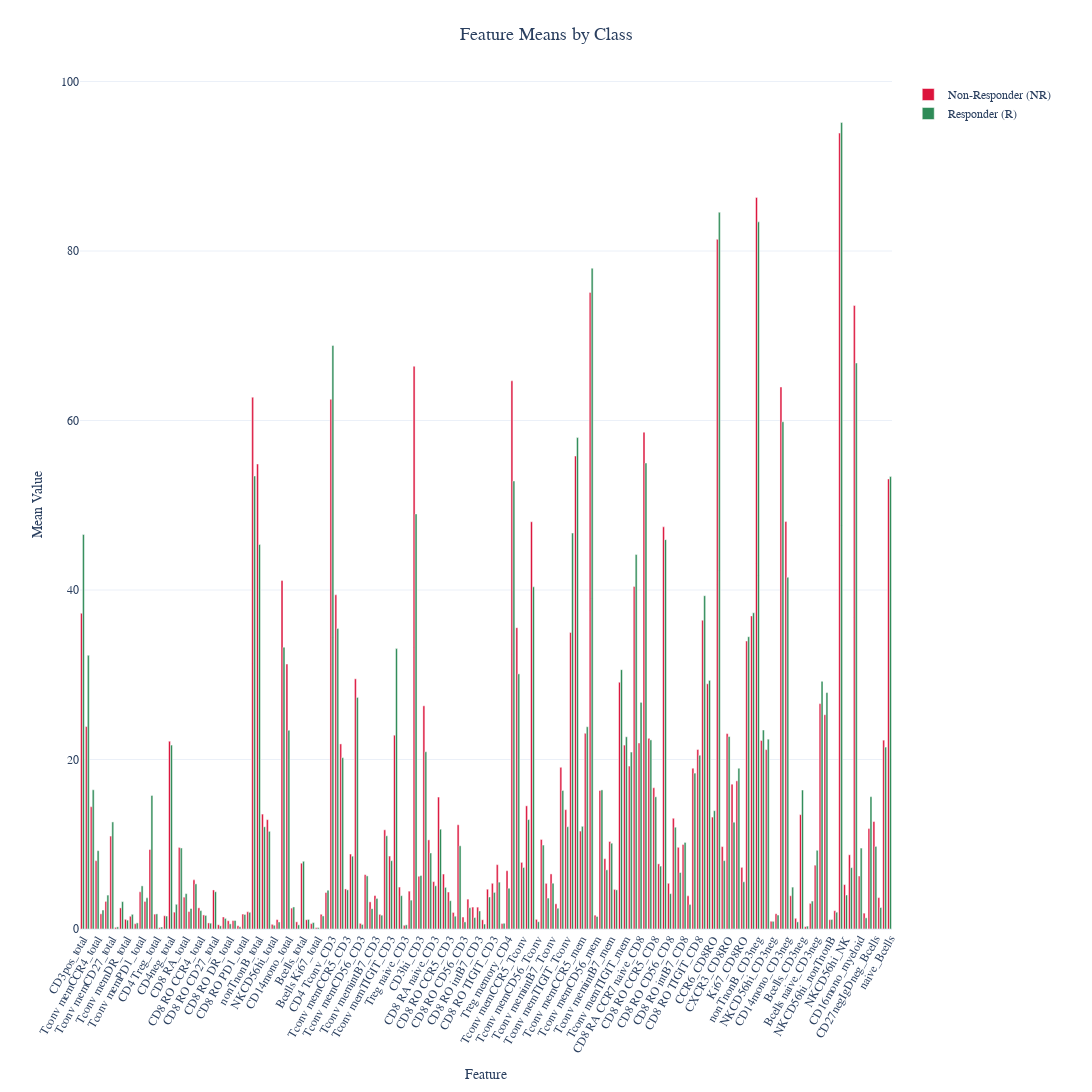

Notebook source saved alongside this figure:
### Code cell
# %%

# [5] Feature Analysis by Class
print("\n--- Generating plot of feature means by class ---")
means_plot = create_feature_means_plot(X, y, feature_columns)
means_plot.show()

### Figure 1 — Plotly figure (JSON) as saved in the notebook; plotly's stock layout.template omitted (floating-point values rounded to 4 significant figures; data arrays with more than 128 entries replaced by an {"elided": "..."} marker saying what was removed)
{"data": [{"marker": {"color": "#DC143C"}, "name": "Non-Responder (NR)", "type": "bar", "x": {"elided": "166 str values"}, "y": {"elided": "166 float values"}}, {"marker": {"color": "#2E8B57"}, "name": "Responder (R)", "type": "bar", "x": {"elided": "166 str values"}, "y": {"elided": "166 float values"}}], "layout": {"barmode": "group", "font": {"family": "Arial, sans-serif", "size": 14}, "height": 1200, "legend": {"font": {"size": 12}, "x": 1.02, "xanchor": "left", "y": 1, "yanchor": "top"}, "margin": {"b": 80, "l": 80, "r": 200, "t": 80}, "title": {"font": {"size": 18}, "text": "Feature Means by Class", "x": 0.5}, "width": 2000, "xaxis": {"tickangle": -60, "tickfont": {"size": 12}, "title": {"font": {"size": 14}, "text": "Feature"}}, "yaxis": {"tickfont": {"size": 12}, "title": {"font": {"size": 14}, "text": "Mean Value"}}}}
